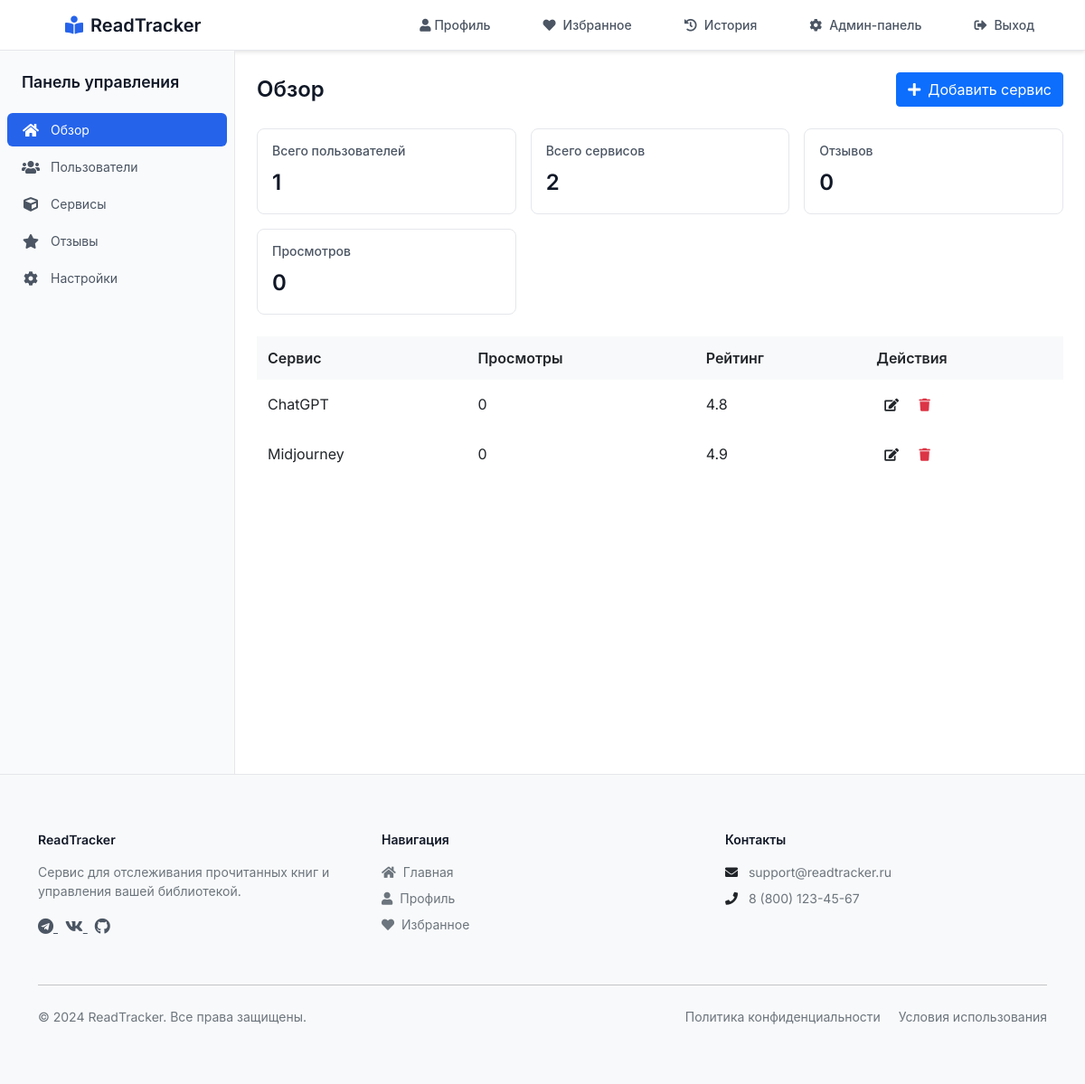
Page /admin (signed in) on the earlier database version.
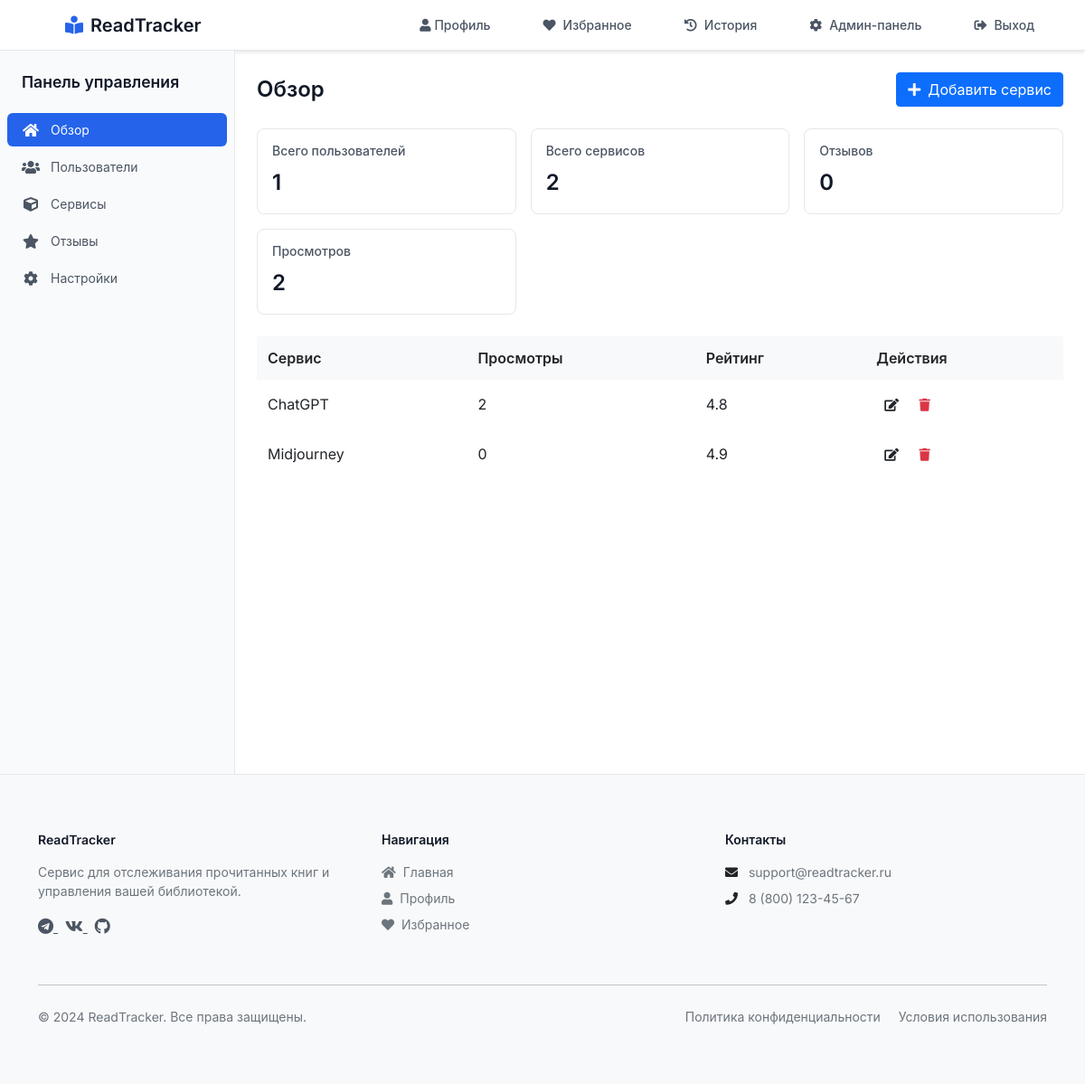
Same page on the later database version.
### app.py (models this page shows)
class Service(db.Model):
    id = db.Column(db.Integer, primary_key=True)
    title = db.Column(db.String(100), nullable=False)
    description = db.Column(db.Text, nullable=False)
    category = db.Column(db.String(50), nullable=False)
    subcategory = db.Column(db.String(50))
    tags = db.Column(db.String(200))  # Store tags as comma-separated string
    detailed_description = db.Column(db.Text)
    pricing_type = db.Column(db.String(20))  # 'free', 'paid', 'freemium'
    pricing = db.Column(db.Text)
    link = db.Column(db.String(200))
    rating = db.Column(db.Float, default=0.0)
    created_at = db.Column(db.DateTime, default=db.func.current_timestamp())
    favorites = db.relationship('Favorite', backref='service', lazy=True)
    views = db.relationship('ViewHistory', backref='service', lazy=True)
    reviews = db.relationship('Review', backref='service', lazy=True)

### app.py (the view)
@app.route('/admin')
@login_required
@admin_required
def admin_dashboard():
    users = User.query.all()
    services = Service.query.all()
    reviews = Review.query.all()
    views = ViewHistory.query.all()
    return render_template('admin/dashboard.html',
                         users_count=len(users),
                         services_count=len(services),
                         reviews_count=len(reviews),
                         views_count=len(views),
                         services=services)

### app.py (called while the page is built)
@login_manager.user_loader
def load_user(user_id):
    return User.query.get(int(user_id))

def admin_required(f):
    @wraps(f)
    def decorated_function(*args, **kwargs):
        if not current_user.is_authenticated or current_user.role != 'admin':
            flash('Доступ запрещен. Требуются права администратора.')
            return redirect(url_for('index'))
        return f(*args, **kwargs)
    return decorated_function

@app.context_processor
def utility_processor():
    return {
        'current_app': current_app
    }

### templates/admin/dashboard.html
{% extends "admin/base.html" %}
{% block admin_content %}
<div class="admin-header">
    <h1>Обзор</h1>
    <div class="admin-header-actions">
        <button class="btn btn-primary">
            <i class="fas fa-plus me-2"></i>Добавить сервис
        </button>
    </div>
</div>
<div class="admin-stats">
    <div class="admin-stat-card">
        <h3>Всего пользователей</h3>
        <div class="admin-stat-value">{{ users_count }}</div>
    </div>
    <div class="admin-stat-card">
        <h3>Всего сервисов</h3>
        <div class="admin-stat-value">{{ services_count }}</div>
    </div>
    <div class="admin-stat-card">
        <h3>Отзывов</h3>
        <div class="admin-stat-value">{{ reviews_count }}</div>
    </div>
    <div class="admin-stat-card">
        <h3>Просмотров</h3>
        <div class="admin-stat-value">{{ views_count }}</div>
    </div>
</div>
<div class="admin-table">
    <table>
        <thead>
            <tr>
                <th>Сервис</th>
                <th>Просмотры</th>
                <th>Рейтинг</th>
                <th>Действия</th>
            </tr>
        </thead>
        <tbody>
            {% for service in services %}
            <tr>
                <td>{{ service.title }}</td>
                <td>{{ service.views|length }}</td>
                <td>{{ "%.1f"|format(service.rating) }}</td>
                <td>
                    <button class="btn btn-sm btn-outline">
                        <i class="fas fa-edit"></i>
                    </button>
                    <button class="btn btn-sm btn-outline text-danger">
                        <i class="fas fa-trash"></i>
                    </button>
                </td>
            </tr>
            {% endfor %}
        </tbody>
    </table>
</div>
{% endblock %}

Differences in the rows shown:
changed Service "ChatGPT": views|length "0" → "2"
Other differences:
{{ views_count }}: "0" → "2"
